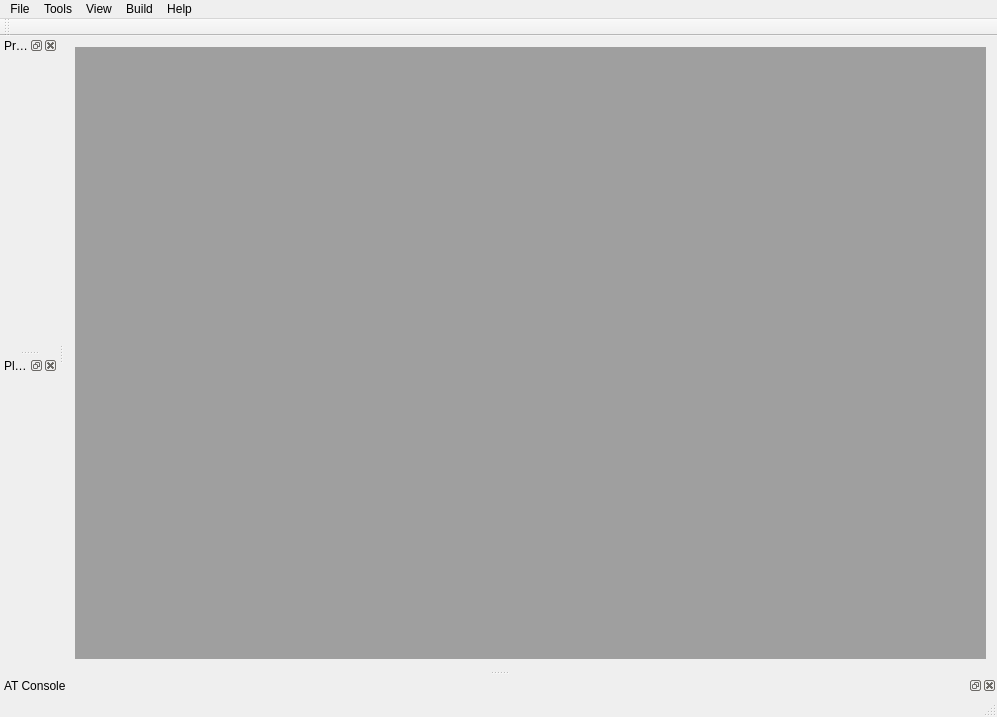
<?xml version="1.0" encoding="UTF-8"?>
<ui version="4.0">
 <class>ATEnvironmentClass</class>
 <widget class="QMainWindow" name="ATEnvironmentClass">
  <property name="geometry">
   <rect>
    <x>0</x>
    <y>0</y>
    <width>997</width>
    <height>717</height>
   </rect>
  </property>
  <property name="windowTitle">
   <string>ATEnvironment</string>
  </property>
  <widget class="QWidget" name="centralWidget">
   <layout class="QHBoxLayout" name="horizontalLayout">
    <item>
     <widget class="QMdiArea" name="mdiArea">
      <property name="viewMode">
       <enum>QMdiArea::TabbedView</enum>
      </property>
      <property name="documentMode">
       <bool>true</bool>
      </property>
      <property name="tabsClosable">
       <bool>true</bool>
      </property>
      <property name="tabsMovable">
       <bool>true</bool>
      </property>
     </widget>
    </item>
   </layout>
  </widget>
  <widget class="QMenuBar" name="menuBar">
   <property name="geometry">
    <rect>
     <x>0</x>
     <y>0</y>
     <width>997</width>
     <height>18</height>
    </rect>
   </property>
   <widget class="QMenu" name="menuFile">
    <property name="title">
     <string>File</string>
    </property>
    <widget class="QMenu" name="menuNew">
     <property name="title">
      <string>New</string>
     </property>
     <addaction name="actionNewProject"/>
     <addaction name="actionNewFile"/>
    </widget>
    <widget class="QMenu" name="menuOpen">
     <property name="title">
      <string>Open</string>
     </property>
     <addaction name="actionOpenProject"/>
     <addaction name="actionOpenFile"/>
    </widget>
    <addaction name="menuNew"/>
    <addaction name="menuOpen"/>
    <addaction name="actionSave_Project"/>
    <addaction name="separator"/>
    <addaction name="actionSaveFile"/>
    <addaction name="actionSaveAsFile"/>
    <addaction name="actionSave_all"/>
    <addaction name="separator"/>
    <addaction name="actionExit"/>
   </widget>
   <widget class="QMenu" name="menuView">
    <property name="title">
     <string>View</string>
    </property>
   </widget>
   <widget class="QMenu" name="menuHelp">
    <property name="title">
     <string>Help</string>
    </property>
    <addaction name="actionAbout"/>
   </widget>
   <widget class="QMenu" name="menuTools">
    <property name="title">
     <string>Tools</string>
    </property>
    <addaction name="actionPlugins"/>
   </widget>
   <widget class="QMenu" name="menuBuild">
    <property name="title">
     <string>Build</string>
    </property>
    <addaction name="actionBuildProject"/>
    <addaction name="actionBuildCleanProject"/>
   </widget>
   <addaction name="menuFile"/>
   <addaction name="menuTools"/>
   <addaction name="menuView"/>
   <addaction name="menuBuild"/>
   <addaction name="menuHelp"/>
  </widget>
  <widget class="QToolBar" name="mainToolBar">
   <attribute name="toolBarArea">
    <enum>TopToolBarArea</enum>
   </attribute>
   <attribute name="toolBarBreak">
    <bool>false</bool>
   </attribute>
  </widget>
  <widget class="QStatusBar" name="statusBar"/>
  <widget class="QDockWidget" name="dwProjectExplorer">
   <property name="allowedAreas">
    <set>Qt::LeftDockWidgetArea|Qt::RightDockWidgetArea</set>
   </property>
   <property name="windowTitle">
    <string>Project Explorer</string>
   </property>
   <attribute name="dockWidgetArea">
    <number>1</number>
   </attribute>
   <widget class="AProjectExplorer" name="wdgProjectExplorer">
    <layout class="QVBoxLayout" name="verticalLayout">
     <property name="leftMargin">
      <number>0</number>
     </property>
     <property name="topMargin">
      <number>0</number>
     </property>
     <property name="rightMargin">
      <number>0</number>
     </property>
     <property name="bottomMargin">
      <number>0</number>
     </property>
    </layout>
   </widget>
  </widget>
  <widget class="QDockWidget" name="dockWidget_3">
   <property name="allowedAreas">
    <set>Qt::BottomDockWidgetArea</set>
   </property>
   <property name="windowTitle">
    <string>AT Console</string>
   </property>
   <attribute name="dockWidgetArea">
    <number>8</number>
   </attribute>
   <widget class="AConsoleWidget" name="wdgConsole"/>
  </widget>
  <widget class="QDockWidget" name="dockPlanner">
   <property name="windowTitle">
    <string>Planner</string>
   </property>
   <attribute name="dockWidgetArea">
    <number>1</number>
   </attribute>
   <widget class="QWidget" name="dockWidgetContents_2"/>
  </widget>
  <action name="actionNewProject">
   <property name="text">
    <string>Project...</string>
   </property>
  </action>
  <action name="actionExit">
   <property name="text">
    <string>Exit</string>
   </property>
   <property name="shortcut">
    <string>Alt+F4</string>
   </property>
  </action>
  <action name="actionAbout">
   <property name="text">
    <string>About</string>
   </property>
  </action>
  <action name="actionSave_Project">
   <property name="text">
    <string>Save Project</string>
   </property>
  </action>
  <action name="actionNewFile">
   <property name="text">
    <string>File...</string>
   </property>
  </action>
  <action name="actionPlugins">
   <property name="text">
    <string>Plugins</string>
   </property>
  </action>
  <action name="actionSaveFile">
   <property name="enabled">
    <bool>false</bool>
   </property>
   <property name="text">
    <string>Save</string>
   </property>
  </action>
  <action name="actionSaveAsFile">
   <property name="enabled">
    <bool>false</bool>
   </property>
   <property name="text">
    <string>Save as...</string>
   </property>
  </action>
  <action name="actionSave_all">
   <property name="text">
    <string>Save all</string>
   </property>
  </action>
  <action name="actionOpenProject">
   <property name="text">
    <string>Project...</string>
   </property>
  </action>
  <action name="actionOpenFile">
   <property name="text">
    <string>File...</string>
   </property>
  </action>
  <action name="actionBuildProject">
   <property name="text">
    <string>Build Project</string>
   </property>
  </action>
  <action name="actionBuildCleanProject">
   <property name="text">
    <string>Clean</string>
   </property>
  </action>
 </widget>
 <layoutdefault spacing="6" margin="11"/>
 <customwidgets>
  <customwidget>
   <class>AProjectExplorer</class>
   <extends>QWidget</extends>
   <header>AProjectExplorer.h</header>
   <container>1</container>
  </customwidget>
  <customwidget>
   <class>AConsoleWidget</class>
   <extends>QWidget</extends>
   <header>AConsoleWidget.h</header>
   <container>1</container>
  </customwidget>
 </customwidgets>
 <resources>
  <include location="../../ATEnvironment/ATEnvironment.qrc"/>
 </resources>
 <connections/>
</ui>
